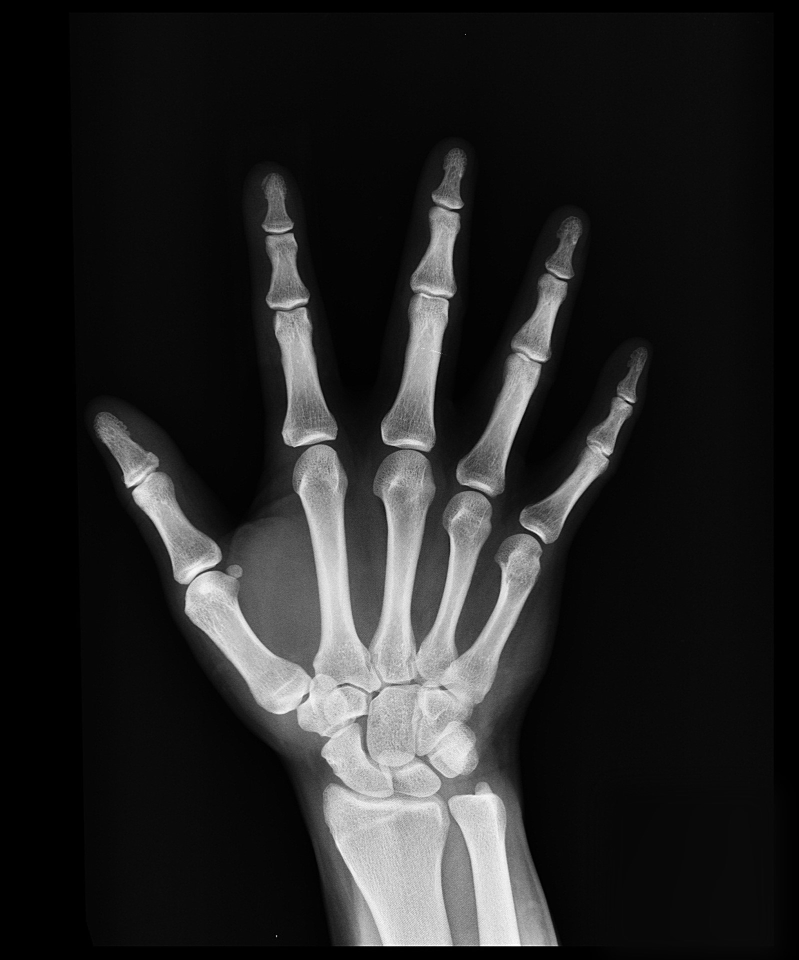
#> input picture xrayh.jpg, 1597 x 1920 px (shown at 1/2 size)
$ python p2prc10.py
#> lines starting #> are read from the running program, lines starting #| are printed output that depends on the picture; after the words box and inside, x2 and y2 are one past the last pixel; in counts of white or black regions, pixels touching at a corner belong together
# -*- coding: utf-8 -*-
"""
Created on Mon Aug 21 15:41:12 2023

@author: Admin
"""

import cv2
import numpy as np


img1=cv2.imread("xrayh.jpg",0)
#> img1 is the input picture: shape (1920, 1597); min 0, max 255, mean 36.6

size=(600,600)

img=cv2.resize(img1,size)
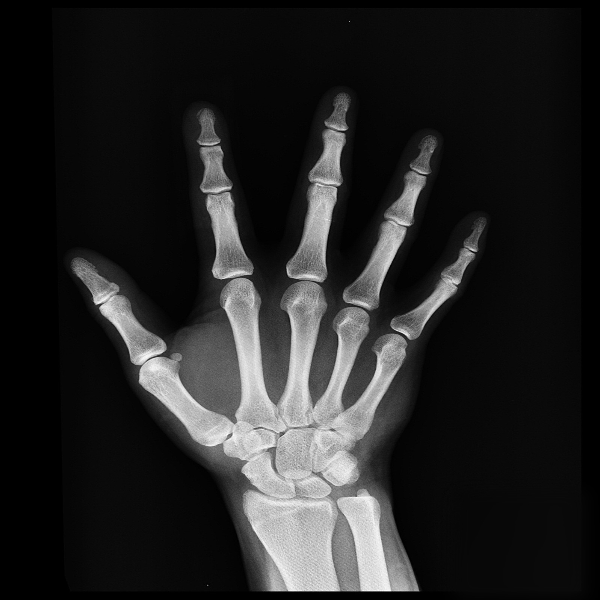
#> img: shape (600, 600); min 0, max 255, mean 36.6

withb=np.zeros((img.shape[0],img.shape[1]),dtype='uint8')
withoutb=np.zeros((img.shape[0],img.shape[1]),dtype='uint8')

for i in range(0,600):

    for j in range(0,600):

        if img[i,j]>=150 and img[i,j]<=255:
            withb[i,j]=255
            withoutb[i,j]=255
        else:
            withb[i,j]=img[i][j]
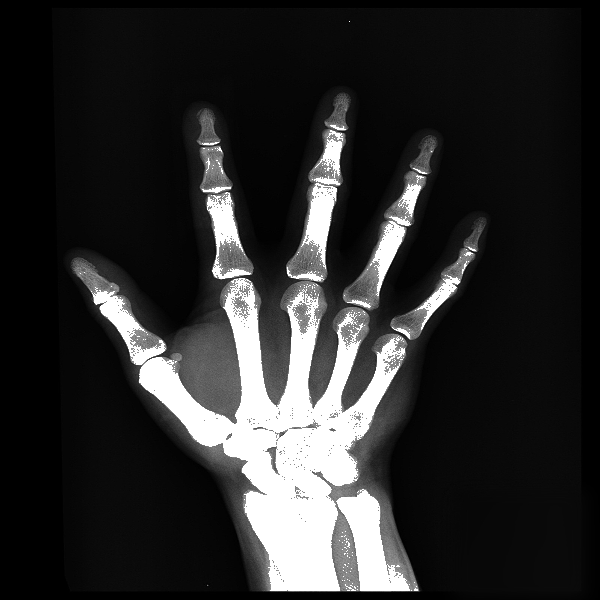
#> withb: shape (600, 600); min 0, max 255, mean 43.5
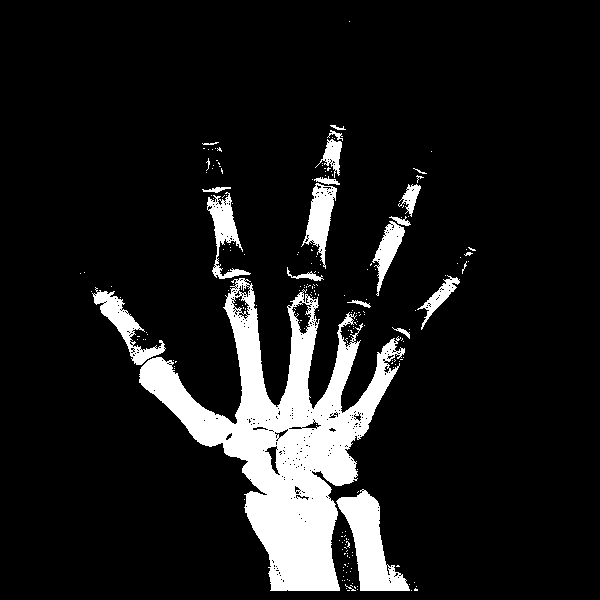
#> withoutb: shape (600, 600); 10.8% white; 210 white regions (190 under 20 px), largest, box (x1, y1, x2, y2) and area: (139, 278, 405, 591) 27962, (336, 489, 410, 591) 3318, (92, 287, 166, 365) 1476


cv2.imshow("orignal img",img)

cv2.imshow("with background",withb)
cv2.imshow("with out background",withoutb)


cv2.waitKey(0)
cv2.destroyAllWindows()
